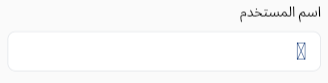
#> input picture needle.png, 328 x 83 px
$ python template_matching_function.py
#> lines starting #> are read from the running program, lines starting #| are printed output that depends on the picture; long printed decimals are rounded
import cv2 as cv
def detect_template(_needle, _haystack, _method=cv.TM_CCOEFF_NORMED, _threshold = 0.5):
    template = _needle
    haystack = _haystack
    method= _method
    threshold = _threshold
    # [7 lines of commented-out code are left out]
    result = cv.matchTemplate(haystack, _needle, method)

    # Find the location of the best match
    _, max_val, _, max_loc = cv.minMaxLoc(result)

    print("accuracy:", max_val)

    # Check if the match is above the threshold
    if max_val >= threshold:
        # return max_loc, result, template
        return_template = True
    else:
        return_template = False

    if(return_template):
        template_location = max_loc
        result = result
        template = template
        if template_location is not None and result is not None and template is not None:
            print("Template found at (x, y):", template_location)

            # Draw a rectangle around the detected template
            h, w = template.shape[:2]
            top_left = template_location
            bottom_right = (top_left[0] + w, top_left[1] + h)
        else:
            pass
            #raise Exception("Template not found or below accuracy threshold.")


template = cv.imread("needle.png", cv.IMREAD_GRAYSCALE)
#> template: shape (83, 328); min 0, max 255, mean 250.1
main_image = cv.imread("haystack.png", cv.IMREAD_GRAYSCALE)
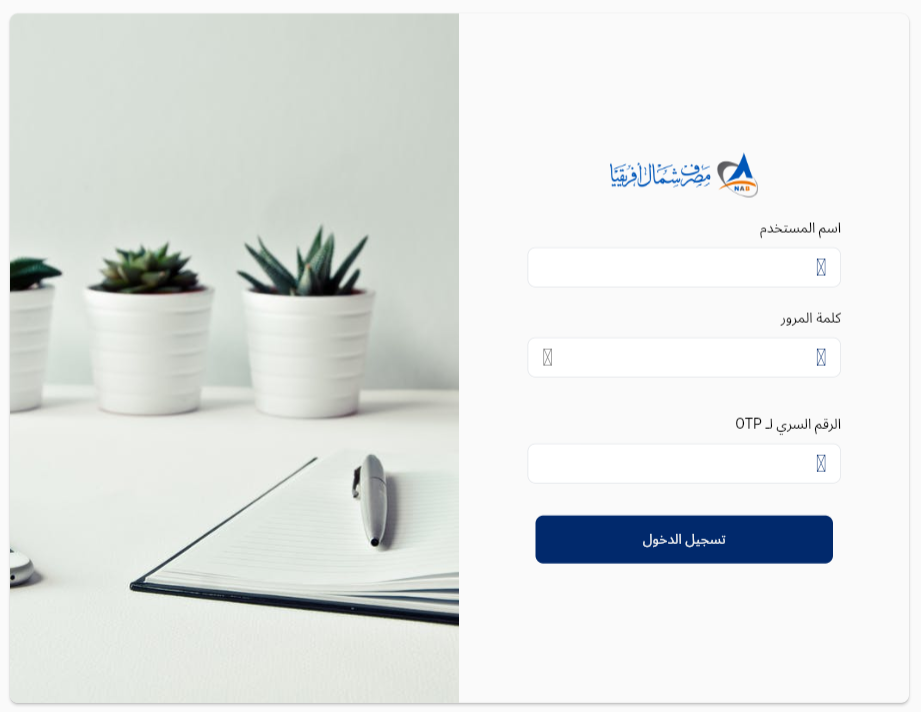
#> input picture haystack.png, 921 x 712 px
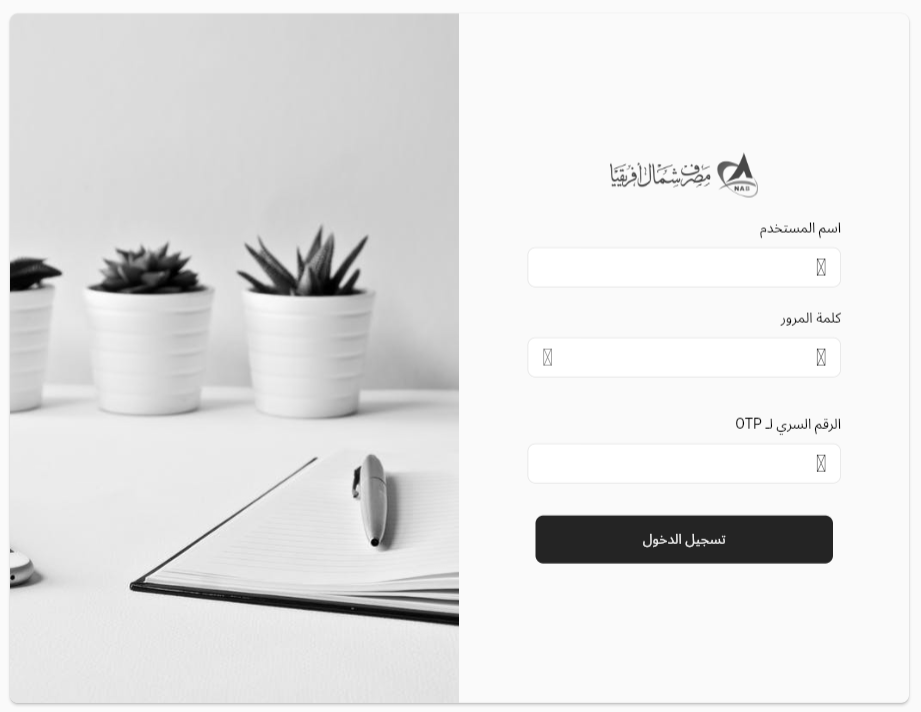
#> main_image: shape (712, 921); min 0, max 255, mean 226.6

detect_template(template, main_image)
#> in detect_template, `result = cv.matchTemplate(haystack, _needle, method)`:
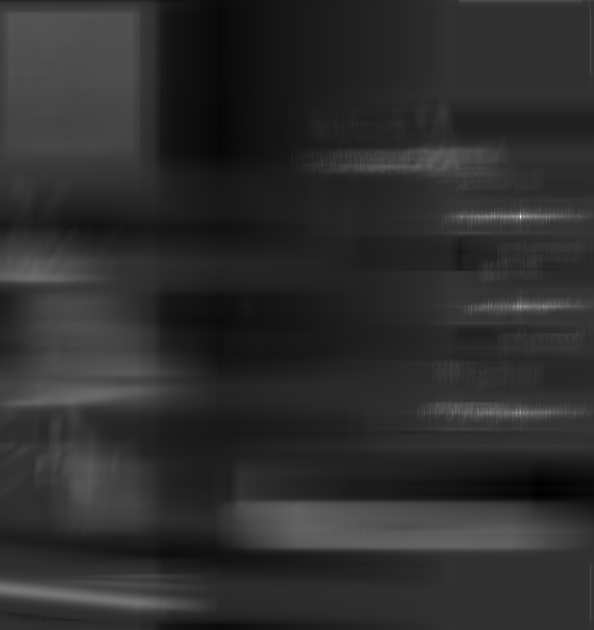
#> result: shape (630, 594) float32; min -0.236, max 1, mean -0.0124; drawn with min black and max white
#> in detect_template, `_, max_val, _, max_loc = cv.minMaxLoc(result)`: max_val = 1; max_loc = (520, 216)
#| accuracy: 0.9998
#| Template found at (x, y): (520, 216)
#> in detect_template, `bottom_right = (top_left[0] + w, top_left[1] + h)`: bottom_right = (848, 299)
